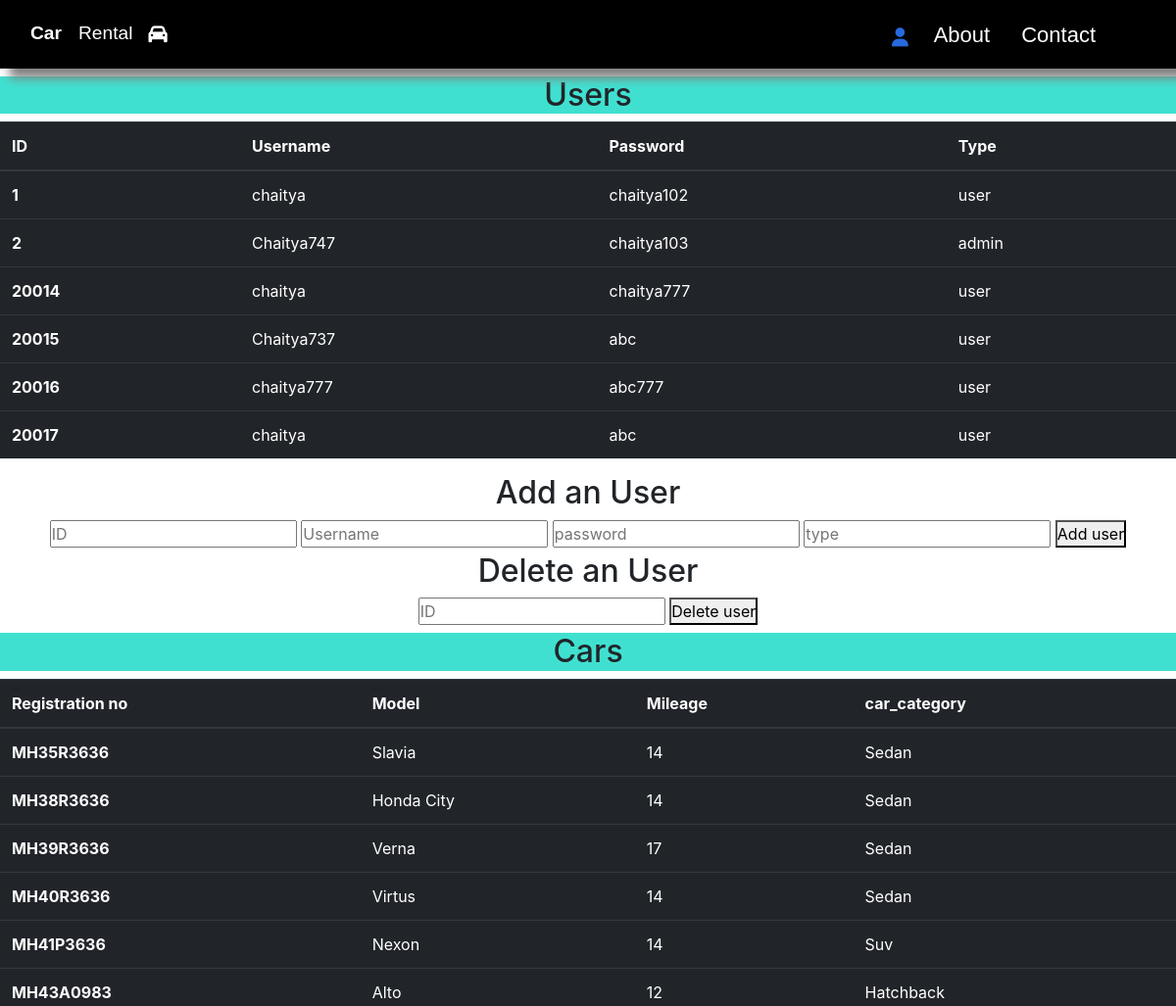
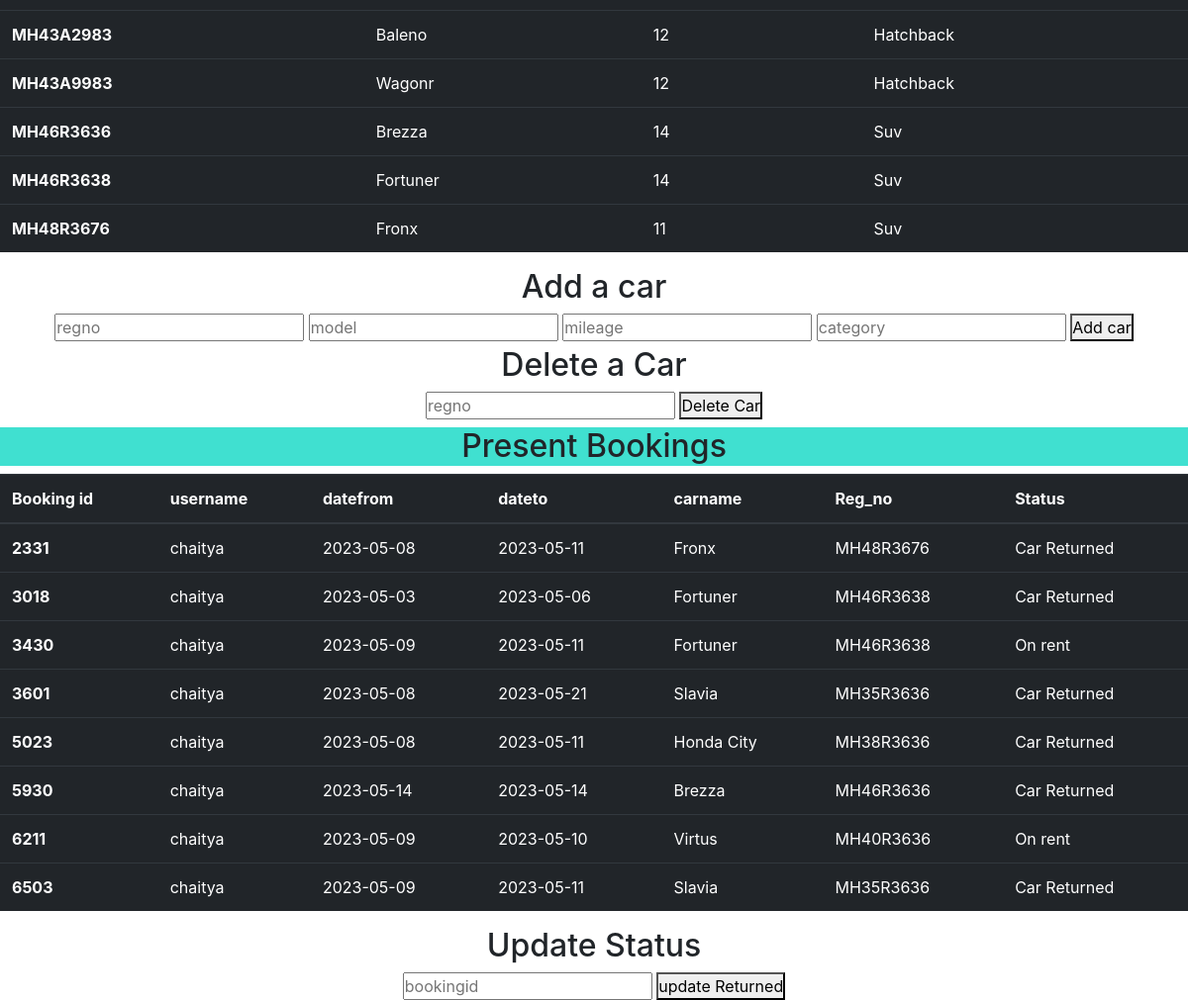
The app's page /adminpage.php with its own data (2 pictures, top to bottom).
### tables this page shows
CREATE TABLE `user` (
  `user_id` int(11) NOT NULL,
  `username` varchar(50) NOT NULL,
  `password` varchar(50) NOT NULL,
  `type` varchar(50) NOT NULL
);

CREATE TABLE `car_info` (
  `reg_no` varchar(50) NOT NULL,
  `model_name` varchar(50) NOT NULL,
  `mileage` int(11) NOT NULL,
  `car_category` varchar(50) NOT NULL,
  `Available_status` int(11) DEFAULT NULL
);

CREATE TABLE `booking` (
  `book_id` int(50) NOT NULL,
  `username` varchar(50) NOT NULL,
  `datefrom` date NOT NULL,
  `dateto` date NOT NULL,
  `carname` varchar(50) NOT NULL,
  `regno` varchar(50) NOT NULL,
  `carcategory` varchar(50) NOT NULL,
  `status` varchar(50) DEFAULT 'On rent'
);

### adminpage.php (the view, shortened to what this page needs)
<?php
include("connect.php");
?>
<!DOCTYPE html>
<html lang="en">
<head>
    <link rel="stylesheet" href="https://cdnjs.cloudflare.com/ajax/libs/font-awesome/6.4.0/css/all.min.css">
    <link rel="stylesheet" href="styles2.css">
    <link rel="stylesheet" href="https://cdn.jsdelivr.net/npm/bootstrap@4.1.3/dist/css/bootstrap.min.css">
</head>
<body>
<nav class="nav">
            <div class="br">
                <p id="p1">Car</p>
                <p>Rental </p>
                <i class="fa-solid fa-car logo" style="color: #ffffff;"></i>
            </div>
            <div class="navbar">
                <div class="user">
                <i class="fa-solid fa-user" style="color: #276add;"></i>
                </div>
                <a href="#ABOUT">About</a>
                <a href="">Contact</a>
            </div>
</nav>
<div class="heading"><h2 class="users">Users</h2></div>
<table class="table table-dark">
  <thead>
    <tr>
      <th scope="col">ID</th>
      <th scope="col">Username</th>
      <th scope="col">Password</th>
      <th scope="col">Type</th>
    </tr>
  </thead>
  <tbody>
  <?php
     $query2="SELECT * from `user`";
     $result=mysqli_query($con,$query2);
     while($row=mysqli_fetch_assoc($result))
    {
        echo
       " <tr>
        <th scope='row'>". $row['user_id'] ."</th>
        <td>". $row['username'] ."</td>
        <td>". $row['password'] ."</td>
        <td>". $row['type'] ."</td>
      </tr>";
    }
  ?>
  </tbody>
</table>
<h2 class="users">Add an User</h2>
<div class="add">
<form action="" method="POST">
    <input type="number" required="" placeholder="ID" name="id">
    <input type="text" required="" placeholder="Username" name="username">
    <input type="passwword" required="" placeholder="password" name="pass">
    <input type="text" required="" placeholder="type" name="type">
    <button type="submit" name="submit">Add user</button>
</form>
</div>
<h2 class="users">Delete an User</h2>
<div class="add">
<form action="" method="POST">
    <input type="number" required="" placeholder="ID" name="id">
    <button type="submit" name="submit1">Delete user</button>
</form>
</div>
<div class="heading"><h2 class="users">Cars</h2></div>
<table class="table table-dark">
  <thead>
    <tr>
      <th scope="col">Registration no</th>
      <th scope="col">Model</th>
      <th scope="col">Mileage</th>
      <th scope="col">car_category</th>
    </tr>
  </thead>
  <tbody>
  <?php
     $query23="SELECT * from `car_info`";
     $result22=mysqli_query($con,$query23);
     while($row4=mysqli_fetch_assoc($result22))
    {
        echo
       " <tr>
        <th scope='row'>". $row4['reg_no'] ."</th>
        <td>". $row4['model_name'] ."</td>
        <td>". $row4['mileage'] ."</td>
        <td>". $row4['car_category'] ."</td>
      </tr>";
    }
  ?>
 </tbody>
</table>
<h2 class="users">Add a car</h2>
<div class="add">
<form action="" method="POST">
    <input type="text" required="" placeholder="regno" name="regno">
    <input type="text" required="" placeholder="model" name="model">
    <input type="text" required="" placeholder="mileage" name="mileage">
    <input type="text" required="" placeholder="category" name="category">
    <button type="submit" name="submit3">Add car</button>
</form>
</div>
  <h2 class="users">Delete a Car</h2>
<div class="add">
<form action="" method="POST">
    <input type="text" required="" placeholder="regno" name="regno">
    <button type="submit" name="submit4">Delete Car</button>
</form>
</div>
<div class="heading"><h2 class="users">Present Bookings</h2></div>
<table class="table table-dark">
  <thead>
    <tr>
      <th scope="col">Booking id</th>
      <th scope="col">username</th>
      <th scope="col">datefrom</th>
      <th scope="col">dateto</th>
      <th scope="col">carname</th>
      <th scope="col">Reg_no</th>
      <th scope="col">Status</th>
    </tr>
  </thead>
  <tbody>
  <?php
     $query23="SELECT * from `booking`";
     $result27=mysqli_query($con,$query23);
     while($row44=mysqli_fetch_assoc($result27))
    {
        echo
       " <tr>
        <th scope='row'>". $row44['book_id'] ."</th>
        <td>". $row44['username'] ."</td>
        <td>". $row44['datefrom'] ."</td>
        <td>". $row44['dateto'] ."</td>
        <td>". $row44['carname'] ."</td>
        <td>". $row44['regno'] ."</td>
        <td>". $row44['status'] ."</td>
      </tr>";
    }
  ?>
</tbody>
</table>
<h2 class="users">Update Status</h2>
<div class="add">
<form action="" method="POST">
    <input type="text" required="" placeholder="bookingid" name="bookingid">
    <button type="submit" name="submit5">update Returned</button>
</form>
</div>
</body>

### styles2.css (style rules this page uses)
* { margin:0px; padding:0px; }
.nav { font-family: Verdana, sans-serif; margin:0px; padding:0px; display:flex; justify-content: space-between; background-color:black; position:sticky; height:70px; box-shadow: 10px 10px 10px gray; margin-bottom: 14px; }
.navbar { display:flex; justify-content:center; align-items: center; position: relative; right: 50px; }
.br { display: flex; justify-content:center; align-items: center; position:relative; font-size: 1.2rem; }
.br p { padding: 8px 16px; color: white; position: relative; top:7px; }
#p1 { margin-left:15px; font-weight: bold; padding-right: 1px; position: relative; top:7px; }
.navbar a { padding:8px 16px; font-size: 22px; text-decoration: none; color:white; }
.user { display: flex; justify-content: center; align-items: center; margin-left: 10px; font-size: larger; color: white; position: relative; top:3px; }
.users { text-align: center; margin-top: 5px; }
.add { display: flex; justify-content: center; align-items: center; }
.heading { background-color: turquoise; margin-top: 8px; }

### records on screen
user: user_id "1", username "chaitya", password "chaitya102", type "user"
user: user_id "2", username "Chaitya747", password "chaitya103", type "admin"
user: user_id "20014", username "chaitya", password "chaitya777", type "user"
user: user_id "20015", username "Chaitya737", password "abc", type "user"
user: user_id "20016", username "chaitya777", password "abc777", type "user"
user: user_id "20017", username "chaitya", password "abc", type "user"
car_info: reg_no "MH35R3636", model_name "Slavia", mileage "14", car_category "Sedan"
car_info: reg_no "MH38R3636", model_name "Honda City", mileage "14", car_category "Sedan"
car_info: reg_no "MH39R3636", model_name "Verna", mileage "17", car_category "Sedan"
car_info: reg_no "MH40R3636", model_name "Virtus", mileage "14", car_category "Sedan"
car_info: reg_no "MH41P3636", model_name "Nexon", mileage "14", car_category "Suv"
car_info: reg_no "MH43A0983", model_name "Alto", mileage "12", car_category "Hatchback"
car_info: reg_no "MH43A2983", model_name "Baleno", mileage "12", car_category "Hatchback"
car_info: reg_no "MH43A9983", model_name "Wagonr", mileage "12", car_category "Hatchback"
car_info: reg_no "MH46R3636", model_name "Brezza", mileage "14", car_category "Suv"
car_info: reg_no "MH46R3638", model_name "Fortuner", mileage "14", car_category "Suv"
car_info: reg_no "MH48R3676", model_name "Fronx", mileage "11", car_category "Suv"
booking: book "2331", username "chaitya", datefrom "2023-05-08", dateto "2023-05-11", carname "Fronx", regno "MH48R3676", status "Car Returned"
booking: book "3018", username "chaitya", datefrom "2023-05-03", dateto "2023-05-06", carname "Fortuner", regno "MH46R3638", status "Car Returned"
booking: book "3430", username "chaitya", datefrom "2023-05-09", dateto "2023-05-11", carname "Fortuner", regno "MH46R3638", status "On rent"
booking: book "3601", username "chaitya", datefrom "2023-05-08", dateto "2023-05-21", carname "Slavia", regno "MH35R3636", status "Car Returned"
booking: book "5023", username "chaitya", datefrom "2023-05-08", dateto "2023-05-11", carname "Honda City", regno "MH38R3636", status "Car Returned"
booking: book "5930", username "chaitya", datefrom "2023-05-14", dateto "2023-05-14", carname "Brezza", regno "MH46R3636", status "Car Returned"
booking: book "6211", username "chaitya", datefrom "2023-05-09", dateto "2023-05-10", carname "Virtus", regno "MH40R3636", status "On rent"
booking: book "6503", username "chaitya", datefrom "2023-05-09", dateto "2023-05-11", carname "Slavia", regno "MH35R3636", status "Car Returned"
